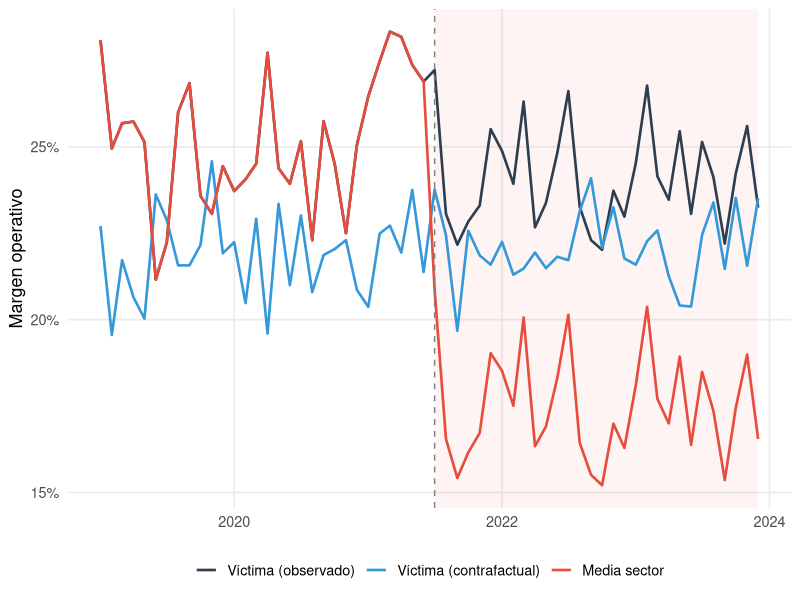
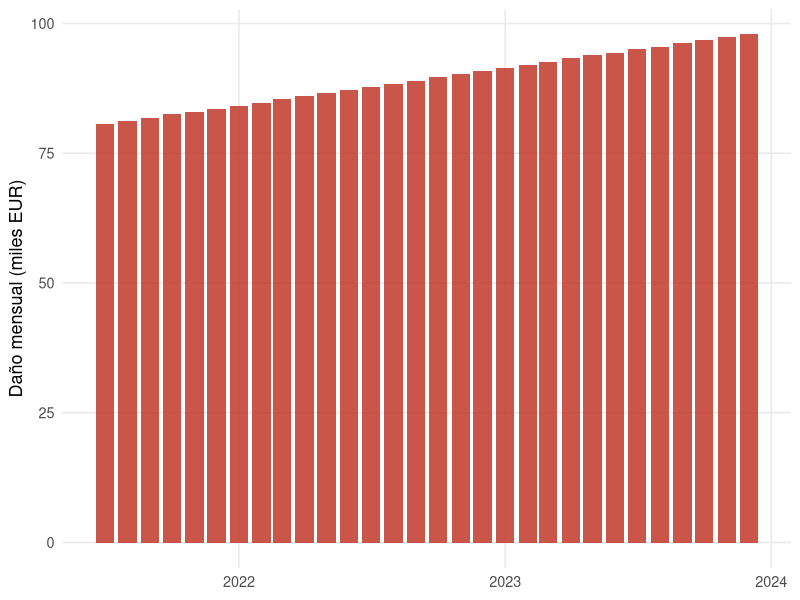

Reproduce these figures in R, in order.
## ---- chunk 1
#| label: setup-ch11
#| include: false
library(tidyverse)
library(kableExtra)
## ---- chunk 2
#| label: fig-margenes-temporal
#| fig-cap: "Evolución de los márgenes operativos de la víctima y del sector: la compresión durante el período de la conducta es visible"
#| fig-width: 9
#| fig-height: 5.5

set.seed(1111)

n <- 60
fecha <- seq.Date(as.Date("2019-01-01"), by = "month", length.out = n)
t <- 1:n
inicio_conducta <- as.Date("2021-07-01")

# Ingresos y costes de la víctima
ingresos_victima <- 1000 + 8 * t + 40 * sin(2 * pi * t / 12) + rnorm(n, 0, 15)
coste_insumo <- 350 + 4 * t + 15 * sin(2 * pi * t / 12) + rnorm(n, 0, 8)

# Margin squeeze: el dominante sube el precio del insumo a la víctima
squeeze <- if_else(fecha >= inicio_conducta, 80 + 0.6 * (t - 30), 0)
coste_insumo_obs <- coste_insumo + squeeze

otros_costes <- 400 + 2 * t + rnorm(n, 0, 10)

margen_victima <- (ingresos_victima - coste_insumo_obs - otros_costes) / ingresos_victima
margen_cf <- (ingresos_victima - coste_insumo - otros_costes) / ingresos_victima
margen_sector <- 0.22 + 0.001 * t / n + rnorm(n, 0, 0.012)

df_ms <- tibble(
  fecha = fecha, t = t,
  ingresos = round(ingresos_victima, 2),
  coste_insumo = round(coste_insumo, 2),
  coste_insumo_obs = round(coste_insumo_obs, 2),
  squeeze = round(squeeze, 2),
  otros_costes = round(otros_costes, 2),
  margen_victima = round(margen_victima, 4),
  margen_cf = round(margen_cf, 4),
  margen_sector = round(margen_sector, 4),
  conducta = if_else(fecha >= inicio_conducta, 1, 0)
)

df_plot <- df_ms |>
  select(fecha, margen_victima, margen_cf, margen_sector) |>
  pivot_longer(-fecha, names_to = "serie", values_to = "margen")

ggplot(df_plot, aes(x = fecha, y = margen, color = serie)) +
  annotate("rect", xmin = inicio_conducta, xmax = max(fecha),
           ymin = -Inf, ymax = Inf, fill = "#e74c3c", alpha = 0.06) +
  geom_line(linewidth = 0.9) +
  geom_vline(xintercept = inicio_conducta, color = "grey50", linetype = "dashed") +
  scale_color_manual(values = c("margen_victima" = "#e74c3c", "margen_cf" = "#2c3e50",
                                "margen_sector" = "#3498db"),
                     labels = c("Víctima (observado)", "Víctima (contrafactual)", "Media sector")) +
  scale_y_continuous(labels = scales::percent_format()) +
  labs(x = NULL, y = "Margen operativo", color = NULL) +
  theme_minimal(base_size = 13) +
  theme(legend.position = "bottom", panel.grid.minor = element_blank())
## ---- chunk 3
#| label: tbl-aec-test
#| tbl-cap: "Test del competidor igualmente eficiente: márgenes antes y durante la conducta"

# Precio retail del dominante (referencia del mercado)
precio_retail <- ingresos_victima / (round(pmax(80, 500 - 0.3 * ingresos_victima + rnorm(n, 0, 5)), 0))
costes_propios_eficiente <- otros_costes * 0.95  # asumimos eficiencia similar

margen_aec <- (precio_retail - coste_insumo_obs / (ingresos_victima / precio_retail) - costes_propios_eficiente / (ingresos_victima / precio_retail)) / precio_retail

resumen_aec <- df_ms |>
  mutate(margen_aec = round(margen_victima, 4)) |>
  group_by(Periodo = if_else(conducta == 1, "Durante conducta", "Pre-conducta")) |>
  summarise(
    `Margen medio víctima` = round(mean(margen_victima), 4),
    `Margen medio sector` = round(mean(margen_sector), 4),
    `Meses con margen < 0` = sum(margen_victima < 0),
    .groups = "drop"
  )

resumen_aec |>
  knitr::kable(format = "pipe", align = c("l", "r", "r", "r"))
## ---- chunk 4
#| label: tbl-regresion-margen
#| tbl-cap: "Estimación del impacto de la conducta sobre el margen operativo"

modelo_margen <- lm(margen_victima ~ conducta + t + factor(format(fecha, "%m")),
                    data = df_ms)
beta_cond <- unname(coef(modelo_margen)["conducta"])
se_cond <- sqrt(vcov(modelo_margen)["conducta", "conducta"])

tibble(
  Parámetro = "Conducta",
  Estimación = round(beta_cond, 4),
  `Error estándar` = round(se_cond, 4),
  `Impacto en p.p.` = paste0(round(beta_cond * 100, 2), " p.p."),
  `IC 95%` = paste0("[", round((beta_cond - 1.96 * se_cond) * 100, 2), ", ",
                    round((beta_cond + 1.96 * se_cond) * 100, 2), "] p.p.")
) |>
  knitr::kable(format = "pipe", align = c("l", "r", "r", "r", "r"))
## ---- chunk 5
#| label: tbl-dano-margen
#| tbl-cap: "Daño por compresión de márgenes: la diferencia entre beneficio contrafactual y observado"

df_ms <- df_ms |>
  mutate(
    beneficio_obs = ingresos * margen_victima,
    beneficio_cf  = ingresos * margen_cf,
    dano = if_else(conducta == 1, beneficio_cf - beneficio_obs, 0)
  )

resumen_ms <- df_ms |>
  filter(conducta == 1) |>
  summarise(
    `Meses afectados` = as.character(n()),
    `Margen medio observado` = paste0(round(mean(margen_victima) * 100, 2), "%"),
    `Margen medio contrafactual` = paste0(round(mean(margen_cf) * 100, 2), "%"),
    `Daño total` = as.character(round(sum(dano), 2)),
    `Daño medio mensual` = as.character(round(mean(dano), 2))
  )

resumen_ms |>
  pivot_longer(everything(), names_to = "Concepto", values_to = "Valor") |>
  knitr::kable(format = "pipe", align = c("l", "r"))
## ---- chunk 6
#| label: fig-dano-margen-mensual
#| fig-cap: "Daño mensual por compresión de márgenes"
#| fig-width: 9
#| fig-height: 4.8

ggplot(df_ms |> filter(conducta == 1), aes(x = fecha, y = dano)) +
  geom_col(fill = "#c0392b", alpha = 0.85) +
  labs(x = NULL, y = "Daño mensual (miles EUR)") +
  theme_minimal(base_size = 13) +
  theme(panel.grid.minor = element_blank())
## ---- chunk 7
#| label: tbl-sensibilidad-margen
#| tbl-cap: "Sensibilidad del daño al margen de referencia utilizado"

sens_ms <- tibble(
  `Referencia de margen` = c("Margen contrafactual propio", "Media del sector",
                              "Percentil 25 del sector"),
  `Margen referencia` = c(round(mean(df_ms$margen_cf[df_ms$conducta == 1]), 4),
                           round(mean(df_ms$margen_sector[df_ms$conducta == 1]), 4),
                           round(quantile(df_ms$margen_sector[df_ms$conducta == 1], 0.25), 4)),
  `Daño estimado` = c(
    round(sum(df_ms$dano[df_ms$conducta == 1]), 2),
    round(sum((df_ms$margen_sector - df_ms$margen_victima)[df_ms$conducta == 1] * df_ms$ingresos[df_ms$conducta == 1]), 2),
    round(sum((quantile(df_ms$margen_sector[df_ms$conducta == 1], 0.25) - df_ms$margen_victima[df_ms$conducta == 1]) * df_ms$ingresos[df_ms$conducta == 1]), 2)
  )
)

sens_ms |>
  knitr::kable(format = "pipe", align = c("l", "r", "r"))
